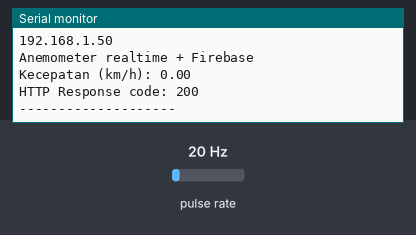
Recording of a sketch running on a simulated ESP32. On the bench: the last lines printed to the serial monitor. Wiring (inferred from the names in the program): pulse sensor: data GPIO 27. The test bench sets the inputs (shaded band); at power-on: pulse rate 20 Hz. WiFi joins after 1.5 s; servers stay silent unless stated; uploads are accepted with an empty reply.

Above: at 2.7 s.
2.8 s: pulse rate (sensor on GPIO 27) set to 4 Hz
At 2.86 s:
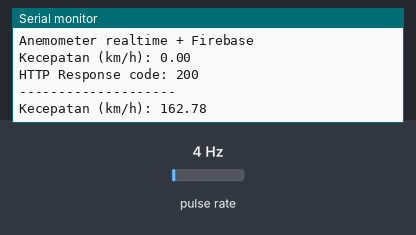
4.3 s: pulse rate (sensor on GPIO 27) set to 50 Hz
At 6.1 s:
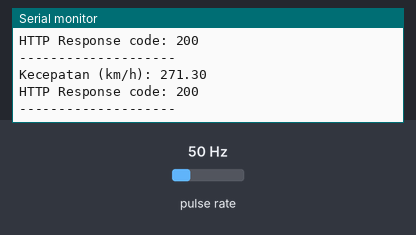
Timing chart, 0 to 7.6 s (numbered marks = the images above; inputs shaded):
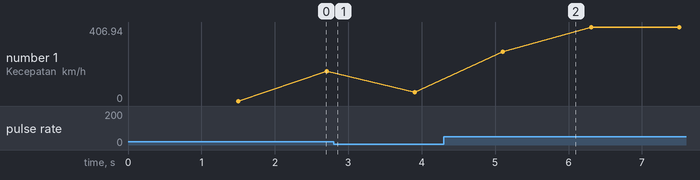

The sketch:

belajar_2.ino
```cpp
#include <WiFi.h>
#include <HTTPClient.h>

const char* ssid = "klepon";
const char* password = "12345678";

// GANTI SESUAI PROJECTMU
const char* firebaseHost = "https://klimatologiot-default-rtdb.asia-southeast1.firebasedatabase.app/";
const char* firebasePath = "/anemometer/data.json";

const int pinHallEffect = 27;

volatile int pulseCount = 0;
float K = 1.0;
float kecepatan = 0;

unsigned long lastTime = 0;
const unsigned long interval = 1000; // 1 detik

void IRAM_ATTR hitungPulsa() {
  pulseCount++;
}

void setup() {
  Serial.begin(115200);
  pinMode(pinHallEffect, INPUT_PULLUP);

  WiFi.begin(ssid, password);
  Serial.print("Menghubungkan ke WiFi");

  while (WiFi.status() != WL_CONNECTED) {
    delay(500);
    Serial.print(".");
  }

  Serial.println("\nWiFi Terhubung!");
  Serial.println(WiFi.localIP());

  attachInterrupt(digitalPinToInterrupt(pinHallEffect), hitungPulsa, FALLING);

  Serial.println("Anemometer realtime + Firebase");
}

void loop() {

  if (millis() - lastTime >= interval) {

    int Rdetik = pulseCount;
    pulseCount = 0;

    kecepatan = 6.7824 * Rdetik * K;

    Serial.print("Kecepatan (km/h): ");
    Serial.println(kecepatan);

    // =========================
    // 🔥 KIRIM KE FIREBASE
    // =========================

    if (WiFi.status() == WL_CONNECTED) {

      HTTPClient http;

      String url = String(firebaseHost) + firebasePath;

      http.begin(url);
      http.addHeader("Content-Type", "application/json");

      // buat JSON
      String jsonData = "{";
      jsonData += "\"kecepatan\":" + String(kecepatan, 2) + ",";
      jsonData += "\"pulsa\":" + String(Rdetik);
      jsonData += "}";

      int httpResponseCode = http.POST(jsonData);

      Serial.print("HTTP Response code: ");
      Serial.println(httpResponseCode);

      http.end();
    }

    Serial.println("--------------------");

    lastTime = millis();
  }
}
```

Measured:
- after the input at 4.3 s, the serial monitor: prints a new line after 0.81 s (image 2)
- plotted number 1: 162.78 → 47.48 after the input at 2.8 s, 47.48 → 406.94 after the input at 4.3 s
